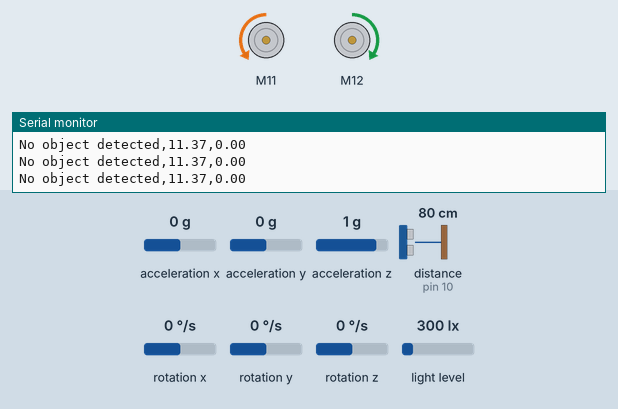
Simulated run of this sketch. Board: Arduino Uno, built with avr-gcc and run on an emulated ATmega328P. Parts: 2 × DC motor (green arrow = forward, orange = backward, longer = faster), the last lines printed to the serial monitor. The inputs (shaded band) are chosen by the test bench; at power-on: distance to the obstacle (sensor on pin 10) 80 cm, acceleration x 0 g, acceleration y 0 g, acceleration z 1 g, rotation x 0 °/s, rotation y 0 °/s, rotation z 0 °/s, light level 300 lx. Random numbers use the default seed unless the sketch sets one.

Above: at 1.7 s.
1.8 s: distance to the obstacle (sensor on pin 10) set to 11 cm
5.5 s: distance to the obstacle (sensor on pin 10) set to 8 cm
At 6.3 s:
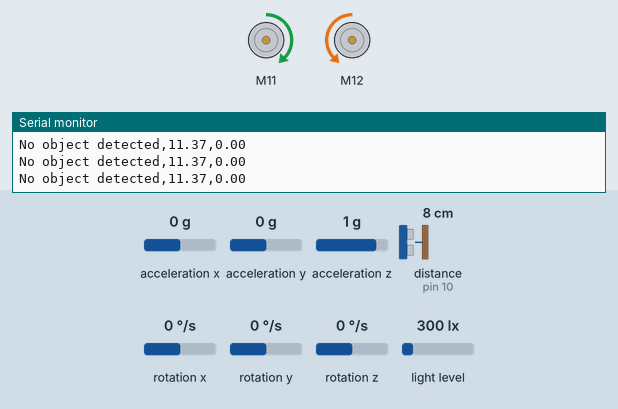
At 9.0 s:
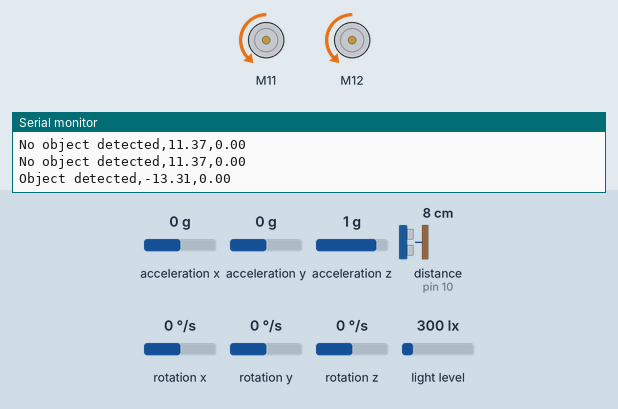
9.2 s: distance to the obstacle (sensor on pin 10) set to 18 cm
11.2 s: distance to the obstacle (sensor on pin 10) set to 2 cm
At 13.1 s:
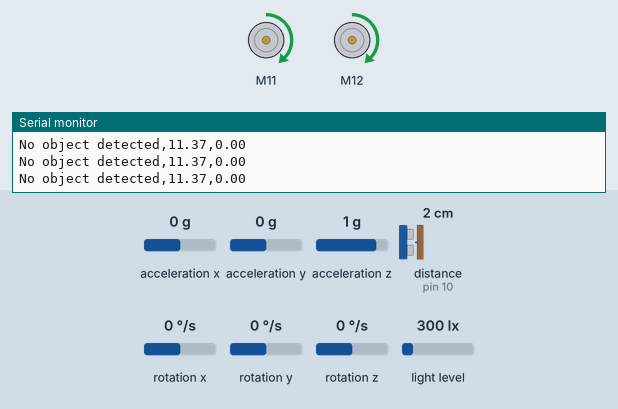
Timing chart, 0 to 15.9 s (numbered marks = the images above; inputs shaded):
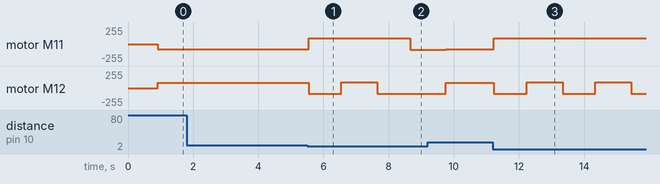

Measured:
- the behaviour switches between 10 and 9 cm on distance to the obstacle (sensor on pin 10) (found by bisection; images 0 and 1)
- after the input at 5.5 s, motor M11: backward 76/255 → forward 89/255 after 0.05 s, → backward 89/255 3.1 s later; motor M12: forward 76/255 → backward 89/255 after 0.05 s, → forward 89/255 1.0 s later, → backward 89/255 1.1 s later
- after the input at 11.2 s, motor M11: backward 76/255 → forward 89/255 at once; motor M12: alternates forward 89/255 for 1.1 s and backward 89/255 for 1.0 s, starting at once

The sketch:

positioning_camera.ino
```cpp
// generated by mBlock5 for mBot Ranger
// codes make you happy

#include <Arduino.h>
#include <Wire.h>
#include <SoftwareSerial.h>
#include <MeAuriga.h>
#include <math.h>

MeEncoderOnBoard Encoder_1(SLOT1);
MeEncoderOnBoard Encoder_2(SLOT2);
MeGyro gyro_0(0, 0x69);
MeUltrasonicSensor ultrasonic_10(10);
MeLightSensor lightsensor_12(12);

String object = ("No object detected");

void isr_process_encoder1(void)
{
  if(digitalRead(Encoder_1.getPortB()) == 0){
    Encoder_1.pulsePosMinus();
  }else{
    Encoder_1.pulsePosPlus();
  }
}
void isr_process_encoder2(void)
{
  if(digitalRead(Encoder_2.getPortB()) == 0){
    Encoder_2.pulsePosMinus();
  }else{
    Encoder_2.pulsePosPlus();
  }
}
void move(int direction, int speed)
{
  int leftSpeed = 0;
  int rightSpeed = 0;
  if(direction == 1){
    leftSpeed = -speed;
    rightSpeed = speed;
  }else if(direction == 2){
    leftSpeed = speed;
    rightSpeed = -speed;
  }else if(direction == 3){
    leftSpeed = -speed;
    rightSpeed = -speed;
  }else if(direction == 4){
    leftSpeed = speed;
    rightSpeed = speed;
  }
  Encoder_1.setTarPWM(leftSpeed);
  Encoder_2.setTarPWM(rightSpeed);
}
void Forward (){

    move(1, 50 / 100.0 * 255);
    Forward();

}

void _delay(float seconds) {
  if(seconds < 0.0){
    seconds = 0.0;
  }
  long endTime = millis() + seconds * 1000;
  while(millis() < endTime) _loop();
}

void setup() {
  Serial.begin(9600);
  TCCR1A = _BV(WGM10);
  TCCR1B = _BV(CS11) | _BV(WGM12);
  TCCR2A = _BV(WGM21) | _BV(WGM20);
  TCCR2B = _BV(CS21);
  attachInterrupt(Encoder_1.getIntNum(), isr_process_encoder1, RISING);
  attachInterrupt(Encoder_2.getIntNum(), isr_process_encoder2, RISING);
  gyro_0.begin();
  randomSeed((unsigned long)(lightsensor_12.read() * 123456));

  move(1, 30 / 100.0 * 255);
  while(1) {

      move(1, 30 / 100.0 * 255);

      if(ultrasonic_10.distanceCm() < 10){
        object = ("Object detected");

        move(2, 35 / 100.0 * 255);
        _delay(1);
        move(2, 0);
        if(random(1, 2 +1) == 2.000000){
            move(4, 35 / 100.0 * 255);
            _delay(1);
            move(4, 0);
        }else{
            move(3, 35 / 100.0 * 255);
            _delay(1);
            move(3, 0);
        }
    move(1, 30 / 100.0 * 255);
    }
    else{
      object = ("No object detected");
    }

      //x-angle (converted to radians from degrees since math.h does cos calculations in radians
      float x_angle = gyro_0.getAngle(3);
      if (x_angle < 0) {
        x_angle = 360 + x_angle;
      }
      x_angle = (x_angle * M_PI / 180);

      //get current rotational speed per minute - r/m
      float rpm = Encoder_1.getCurrentSpeed();

      //angular velocity = rpm * 2 * pi / 60
      float angular_velocity = rpm *2 * M_PI / 60;

      //velocity(m/s) = angular_velocity * 0.02 * 100 * (-1)
      float velocity = angular_velocity * 0.02 * 100 * (-1);

      //distance (hypotenuse) = velocity * t (refresh rate (in seconds))
      float distance = velocity * 1;

      //calculate distance traveled in the x-axis
      float xDistance = distance * cos(x_angle);

      //calculate distance traveled in the y-axis
      float yDistance = distance * sin(x_angle);


      Serial.print(object);
      Serial.print(",");
      //send the x and y distance traveled to the raspberry pi
      Serial.print(xDistance);
      Serial.print(",");

      Serial.print(yDistance);
      //Serial.print(",");
      Serial.println();
      delay(100);

      _loop();
  }

}

void _loop() {
  Encoder_1.loop();
  Encoder_2.loop();
  gyro_0.update();
}

void loop() {
  _loop();
}
```
